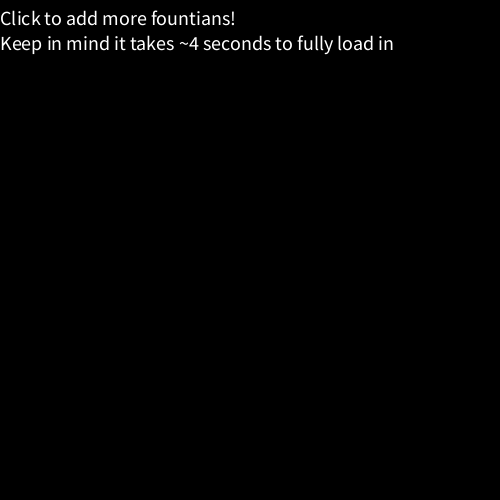
Frame 1 (no input)
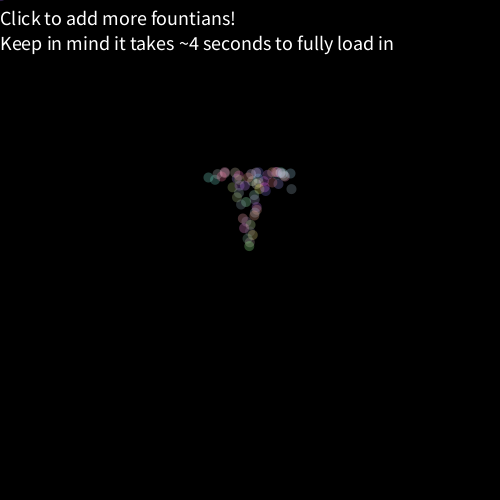
Frame 60 (the mouse pressed at the canvas centre just before this capture)
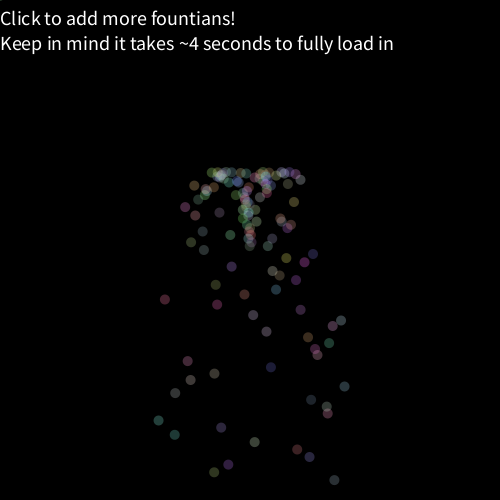
Frame 120 (the mouse held since frame 60 and released just before this capture)

The Processing sketch that drew these frames (run headless with seeded random() and noise(); from frame 60 on, the mouse is pressed at the canvas centre):

// Processing sketch: Part_System
// ── Part_System.pde
//Declare width and height 
int w = 500;
int h = 500;
//Declare an array type for partis
ArrayList <parts> all;
//Declare ArrayList for systems
float[] systemsx = {float(w/2)};
float[] systemsy = {float(h/2)};
void setup() {
  size(500, 500);
  noStroke();
  //This is the array
  all = new ArrayList<parts> ();
};
class parts {;
  //Set initial points of system
  float rx, ry;
  parts(float sysx, float sysy){
    rx=sysx;
    ry=sysy;
  };
  //Color variables
  float a = random(100, 255);
  float b = random(100, 255);
  float c = random(100, 255);
  //Location and initial velocities
  float x=rx,y=ry, yv = -4;
  float xv = random(-1,1);
  //Gravity
  float ya = 0.1;
  void update() {
    yv += ya;
    x += xv;
    y+= yv;
    fill(a,b,c,70);
    ellipse(x, y, 10, 10);
    //Reset all variables if out of range
    if (y>height || y<0 || x>width || x<0){
      x=rx;
      y=ry;
      xv = random(-1, 1);
      yv = -4;
      ya = 0.1;
      a = random(100, 255);
      b = random(100, 255);
      c = random(100, 255);
    }//End if
  };//End update
};//End class
//Counter of all particles
int n = 1;
//Test if the number of systems needs to be changed
int past = 0;
//Text
boolean text = true;
void draw () {
  //Animation background
  background(0);
  //Make the text dissappear if you added a fountian
  if (text){
    //The text on the top left
    fill(255);
    textSize(20);
    text("Click to add more fountians!", 0, 25);
    text("Keep in mind it takes ~4 seconds to fully load in", 0, 50);
  }
  //Goes through the array and update each one
  for (int i = 0; i<all.size(); i++){
    parts part = all.get (i);
    part.update();
  }
  //If new elements have been added
  if (past!=systemsx.length){
    //Add in all the elements required
    if (n<=250){
      all.add( new parts(systemsx[systemsx.length-1], systemsy[systemsy.length-1]) );
      n++;
    }else{
      //And set the number of systems again
      past = systemsx.length;
      n=1;
    }
  }
};
void mouseReleased() {
  //Makes text disappear
  text = false;
  //Make sure we get the full amount of parts
  n=1;
  //Adds the current mouse position to the system array location
  float sysx=mouseX;
  float sysy=mouseY;
  systemsx = append(systemsx, sysx);
  systemsy = append(systemsy, sysy);
};
